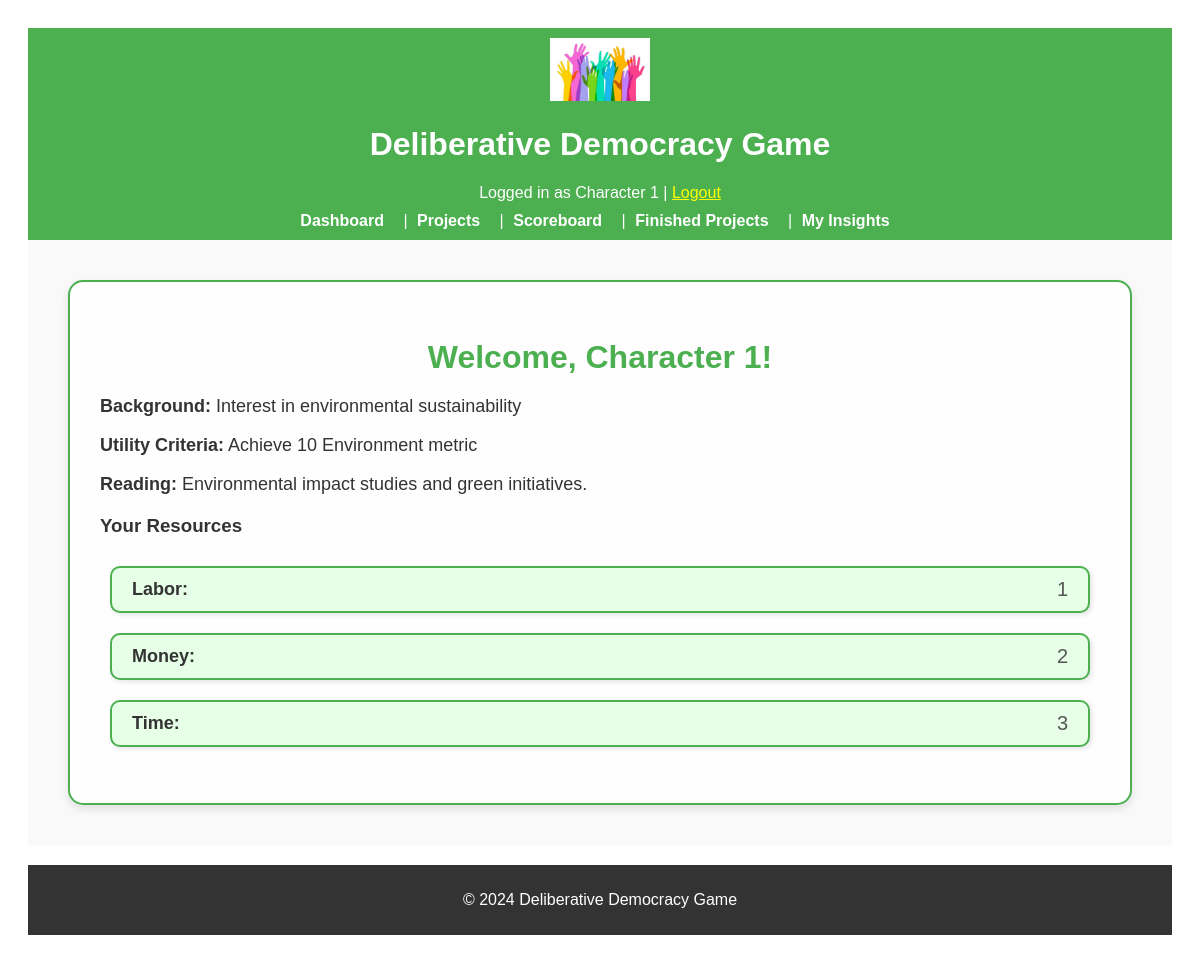
The page /dashboard (signed in) on the database as committed earlier.
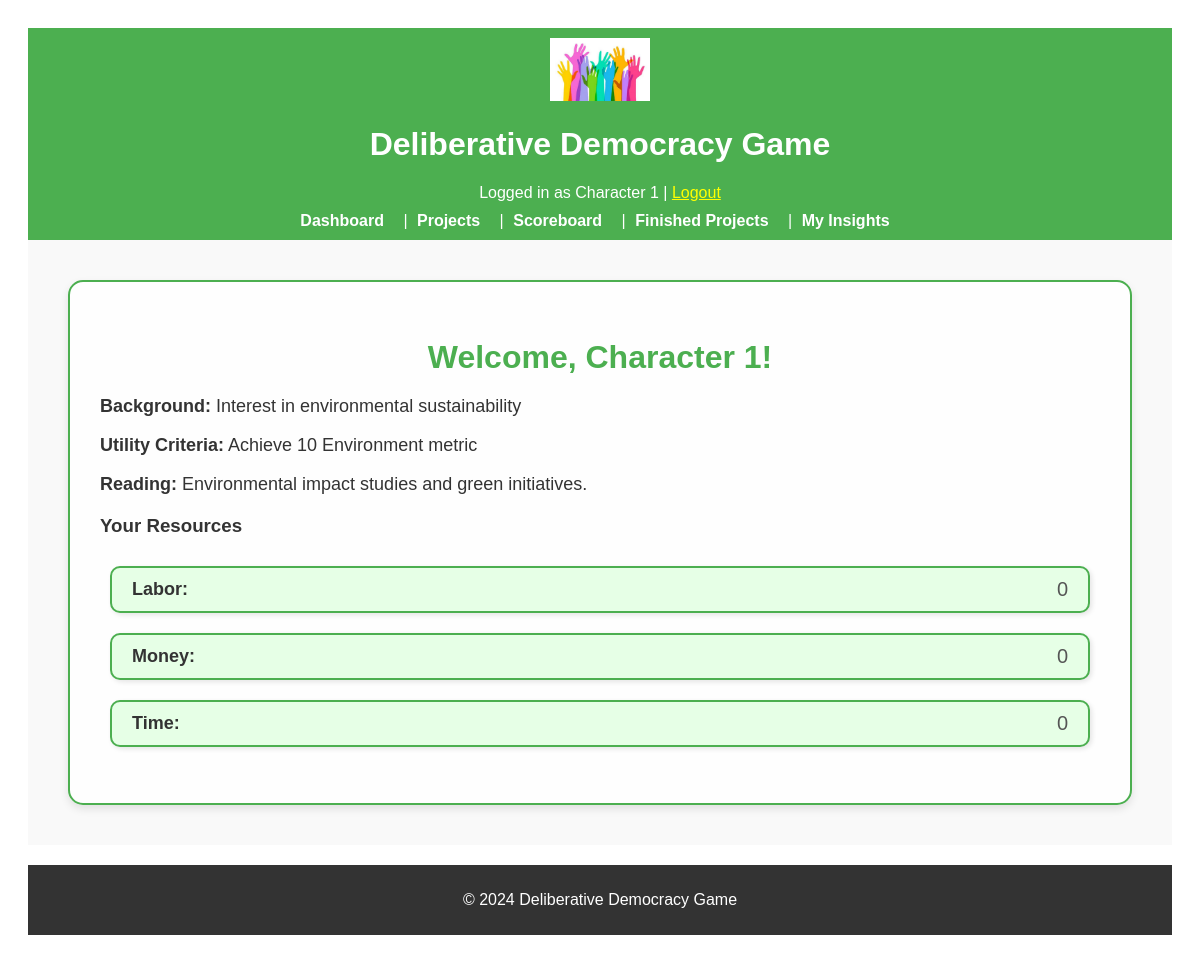
The same page on the database as committed later.
### app/models.py (models this page shows, shortened)
class Resource(db.Model):
    __tablename__ = "resources"
    id = db.Column(db.Integer, primary_key=True)
    type = db.Column(db.String(64), nullable=False)  # 'Time', 'Money', 'Labor'
    amount = db.Column(db.Integer, default=0, nullable=False)
    user_id = db.Column(db.Integer, db.ForeignKey("users.id"), nullable=False)

### app/routes.py (the view)
@main.route("/dashboard")
@login_required
def dashboard():
    user = User.query.get(current_user.id)
    return render_template("dashboard.html", user=user)

### app/routes.py (called while the page is built)
@login_manager.user_loader
def load_user(user_id):
    return User.query.get(int(user_id))

### app/templates/dashboard.html (shortened to what this page needs)
{% extends "base.html" %}
{% block content %}
<div class="dashboard-container">
    <h2 class="dashboard-header">Welcome, {{ user.character_name }}!</h2>
    <div class="section">
        <p class="dashboard-info"><strong>Background:</strong> {{ user.interests }}</p>
        <p class="dashboard-info"><strong>Utility Criteria:</strong> {{ user.utility_criteria }}</p>
        <p class="dashboard-info"><strong>Reading:</strong> {{ user.reading }}</p>
    </div>
    <div class="resource-section">
        <h3>Your Resources</h3>
        <ul class="resource-list">
            {% for resource in user.resources %}
            <li class="resource-item">
                <span class="resource-type">{{ resource.type }}:</span>
                <span class="resource-amount">{{ resource.amount }}</span>
            </li>
            {% endfor %}
        </ul>
    </div>
</div>
{% endblock %}

Rows that differ between the two databases and show on the page:
changed Resource "Labor": amount "1" → "0"
changed Resource "Money": amount "2" → "0"
changed Resource "Time": amount "3" → "0"
